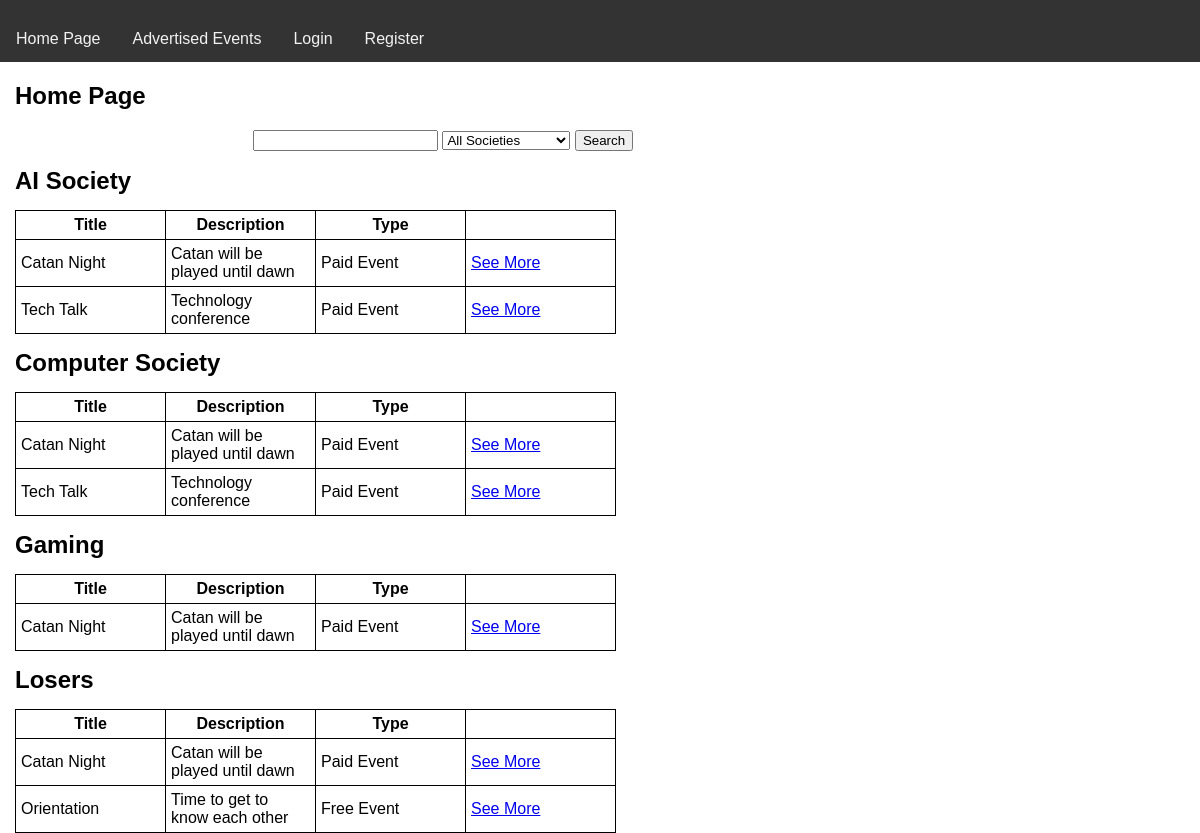
/index, run on the app's committed database.
### tables this page shows
CREATE TABLE EVENT(eventID INTEGER PRIMARY KEY AUTOINCREMENT,entryPrice INTEGER,name TEXT NOT NULL UNIQUE,timeDate TEXT,description TEXT,username TEXT,FOREIGN KEY (username) REFERENCES USER(username));

CREATE TABLE SOCIETY(societyID INTEGER PRIMARY KEY AUTOINCREMENT,name TEXT NOT NULL UNIQUE);

### FlaskBackEnd/app.py (the view)
@app.route("/")
@app.route("/index")
def index():
    error_message = request.args.get("error")
    societies = get_events_grouped_by_society()
    socNames = getSocieties()
    return render_template("index.html", societies=societies, socNames = socNames, error = error_message)

### FlaskBackEnd/support.py (called while the page is built)
def get_db_connection():
        conn = sqlite3.connect("school.db")
        return conn

def get_events_grouped_by_society():
    conn = get_db_connection()
    c = conn.cursor()
    c.execute(
        "SELECT s.name, e.eventID, e.name, e.description, e.entryPrice "
        "FROM SOCIETY s, EVENT e, EVENTSOCIETY es "
        "WHERE s.societyID = es.societyID "
        "AND e.eventID = es.eventID "
        "ORDER BY s.name, e.name"
    )
    rows = c.fetchall()
    conn.close()
    grouped = {}
    for row in rows:
        society = row[0]
        if society not in grouped:
            grouped[society] = []
        if row[4] == "Free":
            event_type = "Free Event"
        else:
            event_type = "Paid Event"
        grouped[society].append((row[1], row[2], row[3], event_type))
    return grouped

def getSocieties():
    conn = get_db_connection()
    c = conn.cursor()
    c.execute("SELECT s.name FROM SOCIETY s")
    socNames = c.fetchall()
    conn.close()
    return socNames

### Front_End/templates/index.html (shortened to what this page needs)
{% extends 'base.html' %}
{% block header %}
<h1 style="margin-left: 15px">{% block title %}Home Page{% endblock %}</h1>
{% endblock %}
{% block content %}
<form action="/search" method="GET">
    <p style="margin-left: 253px">
        <input type="text" name="search">
        <select name="society_filter">
            <option value="all">All Societies</option>
        </select>
        <button type="submit">Search</button>
    </p>
</form>
{% for society, events in societies.items() %}
<h2 style="margin: 15px 15px;">{{ society }}</h2>
{% if events | length > 0 %}
<table class="styled-table">
  <tr>
    <th>Title</th>
    <th>Description</th>
    <th>Type</th>
    <th></th>
  </tr>
  {% for e in events %}
  <tr>
    <td>{{ e[1] }}</td>
    <td>{{ e[2] }}</td>
    <td>{{ e[3] }}</td>
    <td><a href="/event/{{ e[0] }}">See More</a></td>
  </tr>
  {% endfor %}
</table>
{% else %}
    <p style="margin-left: 15px;">No events</p>
{% endif %}
{% endfor %}
{% endblock %}

### Front_End/static/mystyle.css (style rules this page uses)
* { box-sizing: border-box; font-family: Arial, Helvetica, sans-serif; }
body { margin: 0; font-family: Arial, Helvetica, sans-serif; }
.styled-table { border-collapse: collapse; margin: 0 15px; }
.styled-table th,td { border: 1px solid black; padding: 5px 5px; width: 150px; }

### data on the page
EVENT: name "AI Society", name "Catan Night", description "Catan will be played until dawn", e "Paid Event", name "Computer Society", name "Gaming", name "Losers"
EVENT: name "Tech Talk", description "Technology conference", e "Paid Event"
EVENT: name "Orientation", description "Time to get to know each other", e "Free Event"
